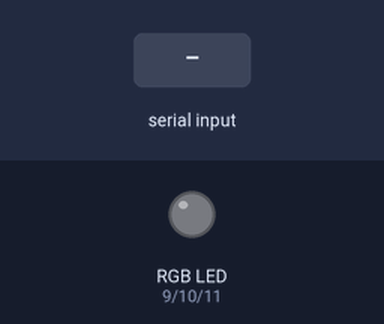
The sketch below on a simulated Arduino Uno, built with avr-gcc and run on an emulated ATmega328P. On the bench: an RGB LED mixed from three pins (HIGH = lit). The test bench sets the inputs (shaded band). Dim RGB values are drawn brighter than linear.

Above: at 1.2 s.
1.3 s: "90,45\n" received over the second serial link
At 2.1 s:
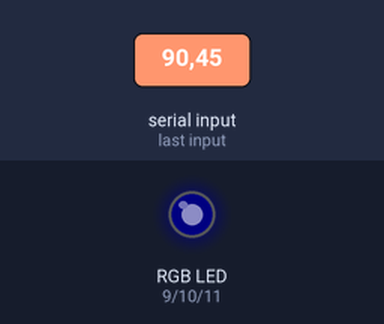
2.8 s: "30,150\n" received over the second serial link
At 3.6 s:
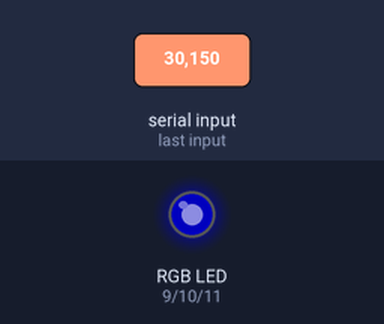
Timing chart, 0 to 5.8 s (numbered marks = the images above; inputs shaded):
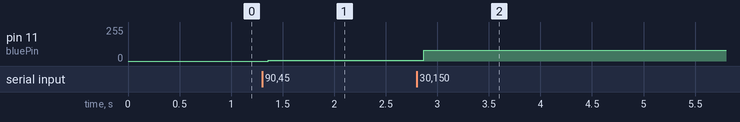

The sketch:

sketch_aug31a.ino
```cpp
#include <SoftwareSerial.h>

SoftwareSerial bt(3, 2); // rxPin = 블루투스 tx Pin, txPin = rx Pin

int redPin = 9;
int greenPin = 10;
int bluePin = 11;

void setup() {
  Serial.begin(9600);  //시리얼 초기화
  bt.begin(9600);       //소프트웨어 시리얼 통신
  pinMode(redPin, OUTPUT);
  pinMode(greenPin, OUTPUT);
  pinMode(bluePin, OUTPUT);
}

String readString;
String str = "";
String hexstring;
void loop() {

  while (bt.available()) {
    delay(10);
    char c = bt.read();
    if (c == ',') {
      break;
    }
    readString += c;
  }

  if (readString.length() > 0) {
//    Serial.println(readString);

    long number = strtol( &readString[1], NULL, 16);

    long r = number >> 16;
    long g = number >> 8 & 0xFF;
    long b = number & 0xFF;

    setColor(r, g, b);
    readString = "";
  }


  //  String hexstring = "#FF3Fa0";
  //
  //  // Get rid of '#' and convert it to integer
  //  long number = strtol( &hexstring[1], NULL, 16);
  //
  //  // Split them up into r, g, b values
  //  long r = number >> 16;
  //  long g = number >> 8 & 0xFF;
  //  long b = number & 0xFF;
  //
  //  setColor(r,g,b);
  //  Serial.println(r);
  //  Serial.println(g);
  //  Serial.println(b);


  //  if (bt.available()) {
  //    str = bt.readString();
  //    if (str.charAt(0) == '<' and str.charAt(str.length() - 1) == '>') {
  ////      //첫 문자가 <, 끝 문자가 > 이면
  ////      // 만약 작동하지 않는다면 str.length()-1 를 str.length()-2 로 수정하거나
  ////      // 시리얼 모니터 하단에 'line ending 없음'으로 변경하세요.
  ////      int first = str.indexOf(",");
  ////      int second = str.indexOf(",", first + 1);
  ////      //int strlength = str.length(); // 필요 없습니다.
  ////      int third = str.indexOf(">", second); // 처음 '>'가 나타나는 위치 찾기
  ////      String str1 = str.substring(1, first); // 첫 번째 토큰
  ////      String str2 = str.substring(first + 1, second); //두 번째 토큰
  ////      String str3 = str.substring(second + 1, third); //세 번째 토큰
  //
  //      Serial.println(str.charAt(0));
  //
  //    }
  //  }


}


void setColor(int red, int green, int blue)
{
  if ((red == 0) && (green == 0) && (blue == 0)) {
    return;
  }
  analogWrite(redPin, red);
  analogWrite(greenPin, green);
  analogWrite(bluePin, blue);
}
```

Measured:
- after the input at 1.3 s, pin 11 (bluePin): 0/255 → 5/255 after 0.06 s
- after the input at 2.8 s, pin 11 (bluePin): 5/255 → 80/255 after 0.07 s
